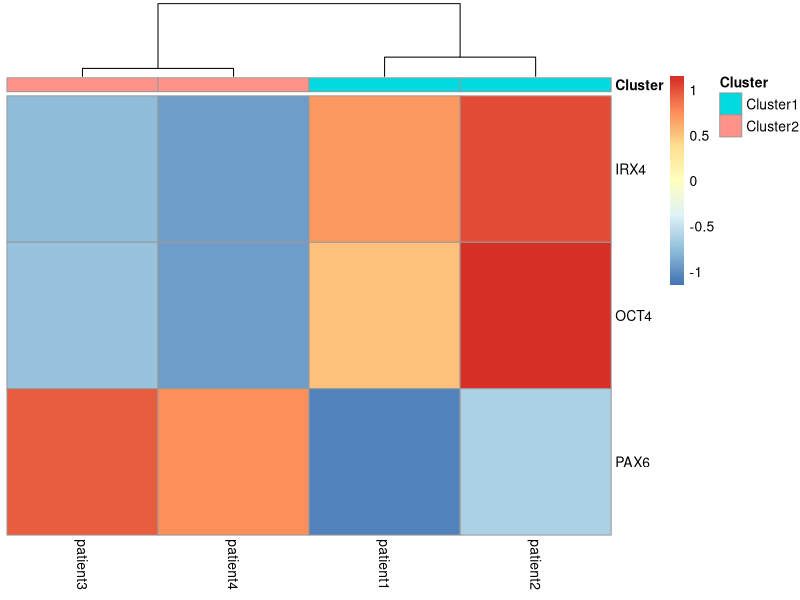

Write the R code that produced this figure.
library(ggpubr)
library(gplots)
# load heatmap package
library(pheatmap)
# construct toy dataset again
df=data.frame(
    IRX4=c(11,13,2,1),
    OCT4=c(10,13,4,3 ),
    PAX6=c(1 ,3 ,10,9),
    row.names=c("patient1","patient2","patient3","patient4"))

id <- c("Cluster1", "Cluster1", "Cluster2", "Cluster2")

df <- as.data.frame(t(df))

annotdf = data.frame(row.names = colnames(df),
                     Cluster = id)

pheatmap(df, annotation_col = annotdf, 
         cluster_cols = TRUE, 
         cluster_rows = FALSE, 
         scale = "row")
